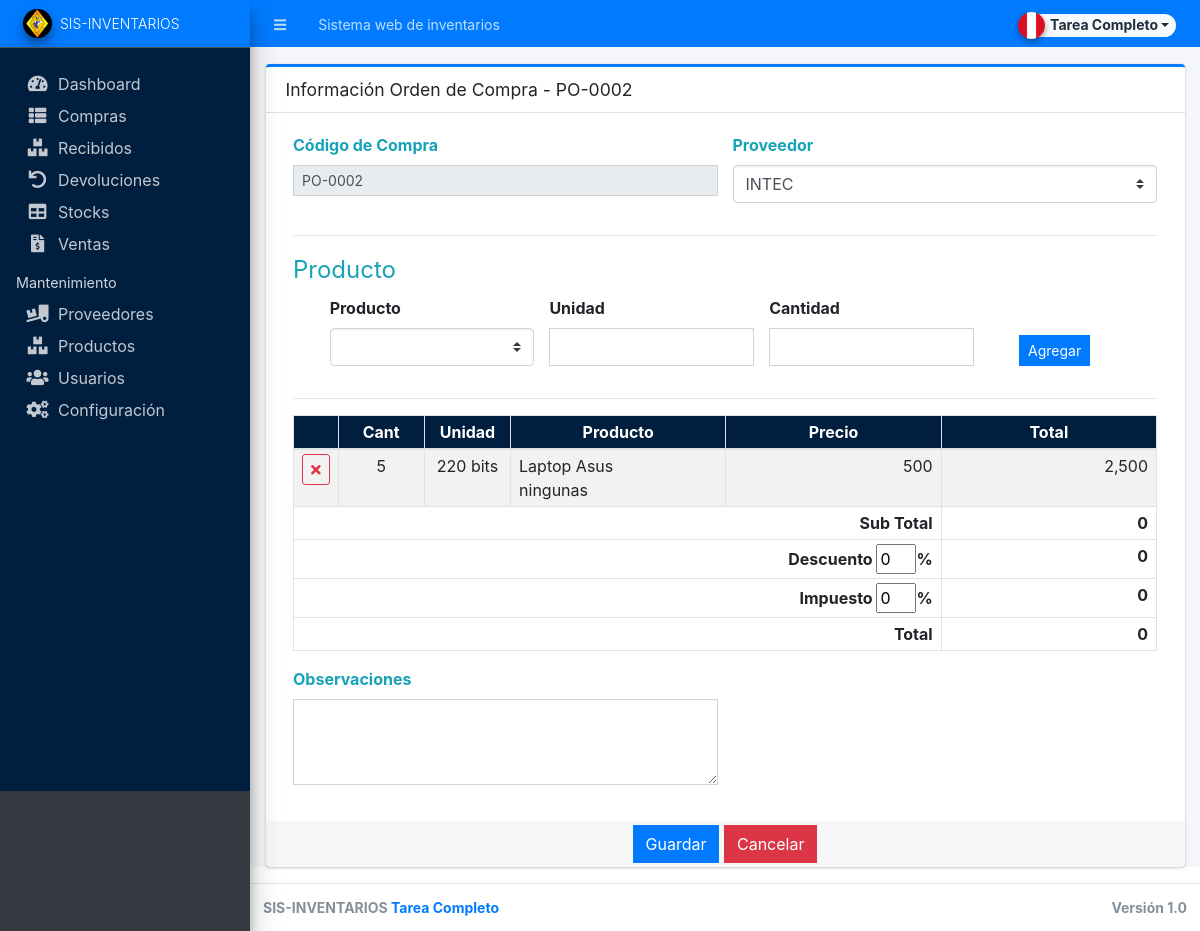
The app's page /admin?page=purchase_order/manage_po&id=4 (signed in) with its own data.
### tables this page shows
CREATE TABLE `po_items` (
  `po_id` int(30) NOT NULL,
  `item_id` int(30) NOT NULL,
  `quantity` int(30) NOT NULL,
  `price` float NOT NULL DEFAULT 0,
  `unit` varchar(50) NOT NULL,
  `total` float NOT NULL DEFAULT 0
);

CREATE TABLE `item_list` (
  `id` int(30) NOT NULL,
  `name` text NOT NULL,
  `description` text NOT NULL,
  `supplier_id` int(30) NOT NULL,
  `cost` float NOT NULL DEFAULT 0,
  `status` tinyint(1) NOT NULL DEFAULT 1,
  `date_created` datetime NOT NULL DEFAULT current_timestamp(),
  `date_updated` datetime NOT NULL DEFAULT current_timestamp() ON UPDATE current_timestamp()
);

### admin/purchase_order/manage_po.php (the view, shortened to what this page needs)
<div class="card card-outline card-primary">
    <div class="card-header">
        <h4 class="card-title"><?php echo isset($id) ? "Información Orden de Compra - " . $po_code : 'Crear Nueva Orden de Compra' ?></h4>
    </div>
    <div class="card-body">
        <form action="" id="po-form">
            <div class="container-fluid">
                <div class="row">
                    <div class="col-md-6">
                        <label class="control-label text-info">Código de Compra</label>
                        <input type="text" class="form-control form-control-sm rounded-0" value="<?php echo isset($po_code) ? $po_code : '' ?>" readonly>
                    </div>
                    <div class="col-md-6">
                        <div class="form-group">
                            <label for="supplier_id" class="control-label text-info">Proveedor</label>
                            <select name="supplier_id" id="supplier_id" class="custom-select select2">
                                <?php
                                $supplier = $conn->query("SELECT * FROM `supplier_list` where status = 1 order by `name` asc");
                                while ($row = $supplier->fetch_assoc()) :
                                ?>
                                    <option value="<?php echo $row['id'] ?>" <?php echo isset($supplier_id) && $supplier_id == $row['id'] ? "selected" : "" ?>><?php echo $row['name'] ?></option>
                                <?php endwhile; ?>
                            </select>
                        </div>
                    </div>
                </div>
                <hr>
                <fieldset>
                    <legend class="text-info">Producto</legend>
                    <div class="row justify-content-center align-items-end">
                        <div class="col-md-3">
                            <div class="form-group">
                                <label for="item_id" class="control-label">Producto</label>
                                <select id="item_id" class="custom-select ">
                                    <option disabled selected></option>
                                </select>
                            </div>
                        </div>
                        <div class="col-md-3">
                            <div class="form-group">
                                <label for="unit" class="control-label">Unidad</label>
                                <input type="text" class="form-control rounded-0" id="unit">
                            </div>
                        </div>
                        <div class="col-md-3">
                            <div class="form-group">
                                <label for="qty" class="control-label">Cantidad</label>
                                <input type="number" step="any" class="form-control rounded-0" id="qty">
                            </div>
                        </div>
                        <div class="col-md-2 text-center">
                            <div class="form-group">
                                <button type="button" class="btn btn-flat btn-sm btn-primary" id="add_to_list">Agregar</button>
                            </div>
                        </div>
                </fieldset>
                <hr>
                <table class="table table-striped table-bordered" id="list">
                    <colgroup>
                        <col width="5%">
                        <col width="10%">
                        <col width="10%">
                        <col width="25%">
                        <col width="25%">
                        <col width="25%">
                    </colgroup>
                    <thead>
                        <tr class="text-light bg-navy">
                            <th class="text-center py-1 px-2"></th>
                            <th class="text-center py-1 px-2">Cant</th>
                            <th class="text-center py-1 px-2">Unidad</th>
                            <th class="text-center py-1 px-2">Producto</th>
                            <th class="text-center py-1 px-2">Precio</th>
                            <th class="text-center py-1 px-2">Total</th>
                        </tr>
                    </thead>
                    <tbody>
                        <?php
                        if (isset($id)) :
                            $qry = $conn->query("SELECT p.*,i.name,i.description FROM `po_items` p inner join item_list i on p.item_id = i.id where p.po_id = '{$id}'");
                            while ($row = $qry->fetch_assoc()) :
                        ?>
                                <tr>
                                    <td class="py-1 px-2 text-center">
                                        <button class="btn btn-outline-danger btn-sm rem_row" type="button"><i class="fa fa-times"></i></button>
                                    </td>
                                    <td class="py-1 px-2 text-center qty">
                                        <span class="visible"><?php echo number_format($row['quantity']); ?></span>
                                    </td>
                                    <td class="py-1 px-2 text-center unit">
                                        <?php echo $row['unit']; ?>
                                    </td>
                                    <td class="py-1 px-2 item">
                                        <?php echo $row['name']; ?> <br>
                                        <?php echo $row['description']; ?>
                                    </td>
                                    <td class="py-1 px-2 text-right cost">
                                        <?php echo number_format($row['price']); ?>
                                    </td>
                                    <td class="py-1 px-2 text-right total">
                                        <?php echo number_format($row['total']); ?>
                                    </td>
                                </tr>
                            <?php endwhile; ?>
                        <?php endif; ?>
                    </tbody>
                    <tfoot>
                        <tr>
                            <th class="text-right py-1 px-2" colspan="5">Sub Total</th>
                            <th class="text-right py-1 px-2 sub-total">0</th>
                        </tr>
                        <tr>
                            <th class="text-right py-1 px-2" colspan="5">Descuento <input style="width:40px !important" name="discount_perc" class='' type="number" min="0" max="100" value="<?php echo isset($discount_perc) ? $discount_perc : 0 ?>">%
                            </th>
                            <th class="text-right py-1 px-2 discount"><?php echo isset($discount) ? number_format($discount) : 0 ?></th>
                        </tr>
                        <tr>
                            <th class="text-right py-1 px-2" colspan="5">Impuesto <input style="width:40px !important" name="tax_perc" class='' type="number" min="0" max="100" value="<?php echo isset($tax_perc) ? $tax_perc : 0 ?>">%
                            </th>
                            <th class="text-right py-1 px-2 tax"><?php echo isset($tax) ? number_format($tax) : 0 ?></th>
                        </tr>
                        <tr>
                            <th class="text-right py-1 px-2" colspan="5">Total
                            </th>
                            <th class="text-right py-1 px-2 grand-total">0</th>
                        </tr>
                    </tfoot>
                </table>
                <div class="row">
                    <div class="col-md-6">
                        <div class="form-group">
                            <label for="remarks" class="text-info control-label">Observaciones</label>
                            <textarea name="remarks" id="remarks" rows="3" class="form-control rounded-0"><?php echo isset($remarks) ? $remarks : '' ?></textarea>
                        </div>
                    </div>
                </div>
            </div>
        </form>
    </div>
    <div class="card-footer py-1 text-center">
        <button class="btn btn-flat btn-primary" type="submit" form="po-form">Guardar</button>
        <a class="btn btn-flat btn-danger" href="<?php echo base_url . '/admin?page=purchase_order' ?>">Cancelar</a>
    </div>
</div>

### records on screen
po_items: quantity "5", unit "220 bits", item.name "Laptop Asus", item.description "ningunas", price "500", total "2,500"

### other values on screen
$_settings->info('name') "Sistema web de inventarios"
$_settings->info('short_name') "SIS-INVENTARIOS"
$po_code "PO-0002"
$discount "0"
$tax "0"
form field supplier_id "INTEC"
